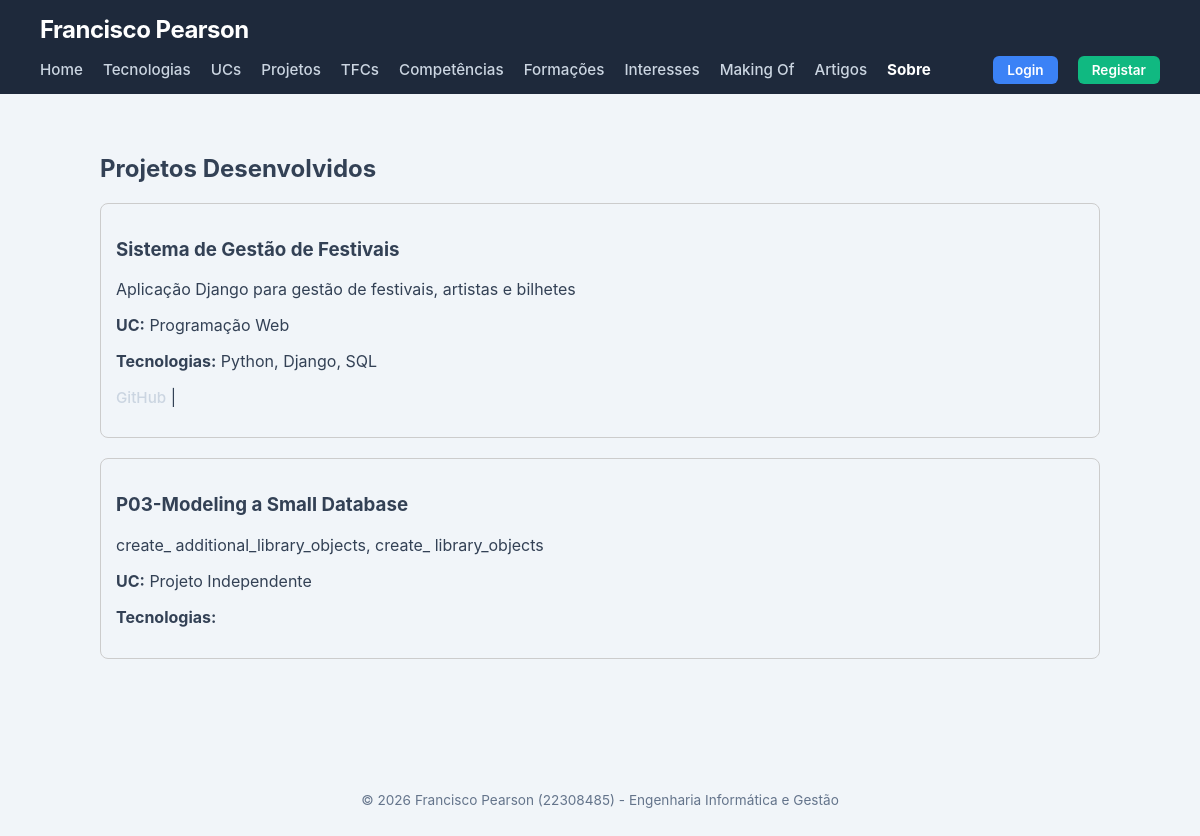
Page /portfolio/projetos/ on the committed database.
### portfolio/models.py (models this page shows, shortened)
class Projeto(models.Model):
    titulo = models.CharField(max_length=200)
    descricao = models.TextField()
    data_inicio = models.DateField()
    data_fim = models.DateField(blank=True, null=True)
    imagem = models.ImageField(upload_to='projetos/', blank=True, null=True)
    url_github = models.URLField(blank=True)
    url_demo = models.URLField(blank=True)
    conceitos_uc = models.TextField(blank=True, help_text="Conceitos aplicados da UC")
    uc = models.ForeignKey(UnidadeCurricular, on_delete=models.SET_NULL, null=True, blank=True, related_name='projetos')
    tecnologias = models.ManyToManyField(Tecnologia, blank=True)

class UnidadeCurricular(models.Model):
    nome = models.CharField(max_length=200)
    sigla = models.CharField(max_length=20)
    ano_curricular = models.IntegerField()
    semestre = models.IntegerField()
    descricao = models.TextField(blank=True)
    ects = models.IntegerField()
    imagem = models.ImageField(upload_to='ucs/', blank=True, null=True)
    licenciatura = models.ForeignKey(Licenciatura, on_delete=models.CASCADE, related_name='ucs')
    docentes = models.ManyToManyField(Docente, blank=True)

class Tecnologia(models.Model):
    NIVEL_CHOICES = [(i, str(i)) for i in range(1, 6)]
    nome = models.CharField(max_length=100)
    descricao = models.TextField(
        blank=True,
        help_text="O que faz, o que permite e aspetos que gostou ou não gostou."
    )
    logo = models.ImageField(upload_to='tecnologias/', blank=True, null=True)
    url_oficial = models.URLField(blank=True)
    nivel_interesse = models.IntegerField(choices=NIVEL_CHOICES, default=3)
    tipo = models.ForeignKey(
        TipoTecnologia,
        on_delete=models.SET_NULL,
        null=True,
        blank=True,
        related_name="tecnologias"
    )

### portfolio/views.py (the view)
# urls.py: path('projetos/', views.projetos_view, name='projetos'),
def projetos_view(request):
    projetos = Projeto.objects.select_related('uc').prefetch_related('tecnologias').all()
    return render(request, 'portfolio/projetos.html', {'projetos': projetos})

### portfolio/templates/portfolio/projetos.html (shortened to what this page needs)
{% extends 'portfolio/base.html' %}
{% block content %}
<section>
    <h2>Projetos Desenvolvidos</h2>
    {% if projetos %}
        {% for projeto in projetos %}
            <article style="border: 1px solid #ccc; margin-bottom: 20px; padding: 15px; border-radius: 8px;">
                <h3>{{ projeto.titulo }}</h3>
                <p>{{ projeto.descricao }}</p>
                <p><strong>UC:</strong> {{ projeto.uc.nome|default:"Projeto Independente" }}</p>
                <p><strong>Tecnologias:</strong>
                    {% for tech in projeto.tecnologias.all %}
                        {{ tech.nome }}{% if not forloop.last %}, {% endif %}
                    {% endfor %}
                </p>
                <nav style="margin-bottom: 15px;">
                    {% if projeto.url_github %}<a href="{{ projeto.url_github }}">GitHub</a> | {% endif %}
                </nav>
            </article>
        {% endfor %}
    {% else %}
        <p>Ainda não há projetos registados.</p>
    {% endif %}
</section>
{% endblock %}

### portfolio/templates/portfolio/base.html (style rules this page uses)
body { margin: 0; font-family: -apple-system, BlinkMacSystemFont, "Segoe UI", Roboto, Helvetica, Arial, sans-serif; background-color: #f1f5f9; color: #334155; }
nav a { color: #cbd5e1; text-decoration: none; font-weight: 500; font-size: 0.95rem; transition: color 0.2s; }

### rows in the picture
Projeto: titulo "Sistema de Gestão de Festivais", descricao "Aplicação Django para gestão de festivais, artistas e bilhetes", uc.nome "Programação Web"
Tecnologia: nome "Python"
Tecnologia: nome "Django"
Tecnologia: nome "SQL"
Projeto: titulo "P03-Modeling a Small Database", descricao "create_ additional_library_objects, create_ library_objects", uc.nome "Projeto Independente"
